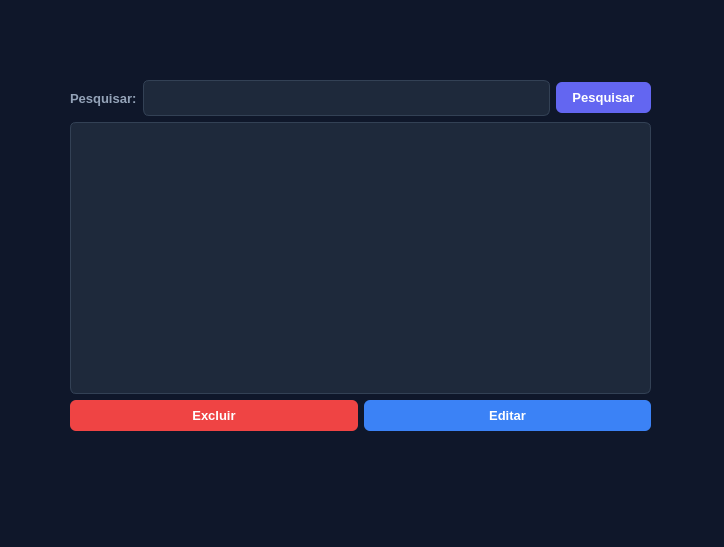
<?xml version="1.0" encoding="UTF-8"?>
<ui version="4.0">
 <class>JanelaPesquisar</class>
 <widget class="QDialog" name="JanelaPesquisar">
  <property name="geometry">
   <rect>
    <x>0</x>
    <y>0</y>
    <width>724</width>
    <height>547</height>
   </rect>
  </property>
  <property name="windowTitle">
   <string>Dialog</string>
  </property>
  <property name="styleSheet">
   <string notr="true">/* Fundo da Janela */
QDialog {
    background-color: #0F172A;
}

/* Textos e Inputs básicos */
QLabel { color: #94A3B8; font-weight: bold; font-family: 'Segoe UI'; font-size: 13px; }
QLineEdit {
    background-color: #1E293B; color: #F8FAFC; border: 1px solid #334155;
    border-radius: 6px; padding: 8px; font-size: 14px;
}
QLineEdit:focus { border: 1px solid #8B5CF6; }

/* --- TABELA (Estilo Moderno) --- */
QTableWidget {
    background-color: #1E293B;
    color: #E2E8F0;
    border: 1px solid #334155;
    border-radius: 6px;
    gridline-color: #334155;
    selection-background-color: #3B82F6; /* Cor da linha selecionada */
    selection-color: #FFFFFF;
    font-family: 'Segoe UI', Arial;
    font-size: 13px;
    outline: none; /* Tira borda de foco pontilhada nativa */
}

/* Cabeçalho da Tabela */
QHeaderView::section {
    background-color: #0F172A;
    color: #94A3B8;
    border: none;
    border-bottom: 2px solid #334155;
    padding: 6px;
    font-weight: bold;
    font-size: 12px;
    text-transform: uppercase;
}

/* Scrollbar da Tabela (Fica bem mais elegante) */
QScrollBar:vertical {
    border: none; background-color: #0F172A; width: 12px; border-radius: 6px;
}
QScrollBar::handle:vertical {
    background-color: #475569; min-height: 20px; border-radius: 6px; margin: 2px;
}
QScrollBar::handle:vertical:hover { background-color: #64748B; }

/* --- BOTÕES --- */
QPushButton {
    border-radius: 6px;
    font-weight: bold;
    font-size: 13px;
    padding: 8px 16px;
    color: white;
    border: none;
}

/* Botão Pesquisar (Roxo/Indigo) */
#btn_pesquisar { background-color: #6366F1; }
#btn_pesquisar:hover { background-color: #818CF8; }
#btn_pesquisar:pressed { background-color: #4F46E5; }

/* Botão Editar (Azul) */
#btn_editar { background-color: #3B82F6; }
#btn_editar:hover { background-color: #60A5FA; }
#btn_editar:pressed { background-color: #2563EB; }

/* Botão Excluir (Vermelho Perigo) */
#btn_excluir { background-color: #EF4444; }
#btn_excluir:hover { background-color: #F87171; }
#btn_excluir:pressed { background-color: #DC2626; }</string>
  </property>
  <widget class="QWidget" name="layoutWidget">
   <property name="geometry">
    <rect>
     <x>70</x>
     <y>80</y>
     <width>581</width>
     <height>351</height>
    </rect>
   </property>
   <layout class="QGridLayout" name="gridLayout">
    <item row="0" column="0">
     <layout class="QHBoxLayout" name="horizontalLayout">
      <item>
       <widget class="QLabel" name="label">
        <property name="text">
         <string>Pesquisar:</string>
        </property>
       </widget>
      </item>
      <item>
       <widget class="QLineEdit" name="edt_pesquisar"/>
      </item>
      <item>
       <widget class="QPushButton" name="btn_pesquisar">
        <property name="styleSheet">
         <string notr="true"/>
        </property>
        <property name="text">
         <string>Pesquisar</string>
        </property>
       </widget>
      </item>
     </layout>
    </item>
    <item row="1" column="0">
     <widget class="QTableWidget" name="tw_livros">
      <property name="styleSheet">
       <string notr="true"/>
      </property>
     </widget>
    </item>
    <item row="2" column="0">
     <layout class="QHBoxLayout" name="horizontalLayout_2">
      <item>
       <widget class="QPushButton" name="btn_excluir">
        <property name="text">
         <string>Excluir</string>
        </property>
       </widget>
      </item>
      <item>
       <widget class="QPushButton" name="btn_editar">
        <property name="text">
         <string>Editar</string>
        </property>
       </widget>
      </item>
     </layout>
    </item>
   </layout>
  </widget>
 </widget>
 <resources/>
 <connections/>
</ui>
